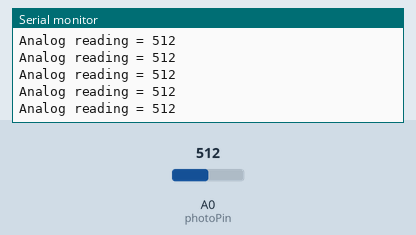
Bench run of a sketch on a simulated Arduino Uno, built with avr-gcc and run on an emulated ATmega328P. Shown: the last lines printed to the serial monitor. The test bench sets the inputs (shaded band); at power-on: A0 (photoPin) = 512.

Above: at 1.2 s.
1.3 s: A0 (photoPin) set to 716
At 1.31 s:
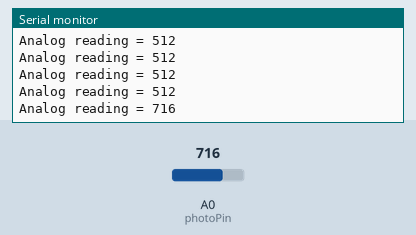
2.8 s: A0 (photoPin) set to 900
At 2.82 s:
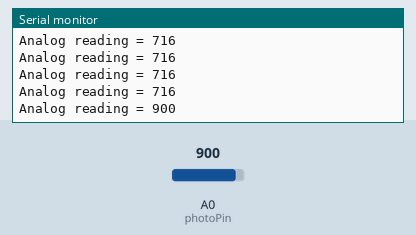
Timing chart, 0 to 5.8 s (numbered marks = the images above; inputs shaded):
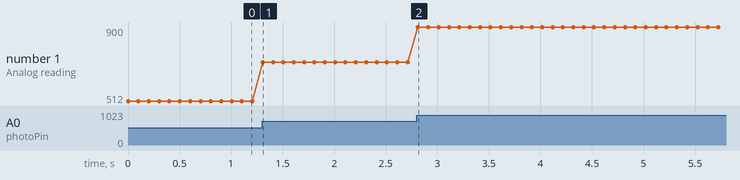

The sketch:

photo_resistor.ino
```cpp
/* FSR testing sketch.

Connect one end of FSR to 5V, the other end to Analog 0.
Then connect one end of a 10K resistor from Analog 0 to ground
Connect LED from pin 11 through a resistor to ground

For more information see www.ladyada.net/learn/sensors/fsr.html */

int photoPin = 0; // FSR is connected to analog 0
int photoReading;      // the analog reading from the FSR resistor divider

void setup(void) {
  Serial.begin(57600);   // We'll send debugging information via the Serial monitor
}

void loop(void) {
  photoReading = analogRead(photoPin);
  Serial.print("Analog reading = ");
  Serial.println(photoReading);
  delay(100);
}
```

Measured:
- after the input at 1.3 s, the serial monitor: prints a new line at once (image 1)
- after the input at 2.8 s, the serial monitor: prints a new line at once (image 2)
- plotted number 1: 512 → 716 after the input at 1.3 s, 716 → 900 after the input at 2.8 s
